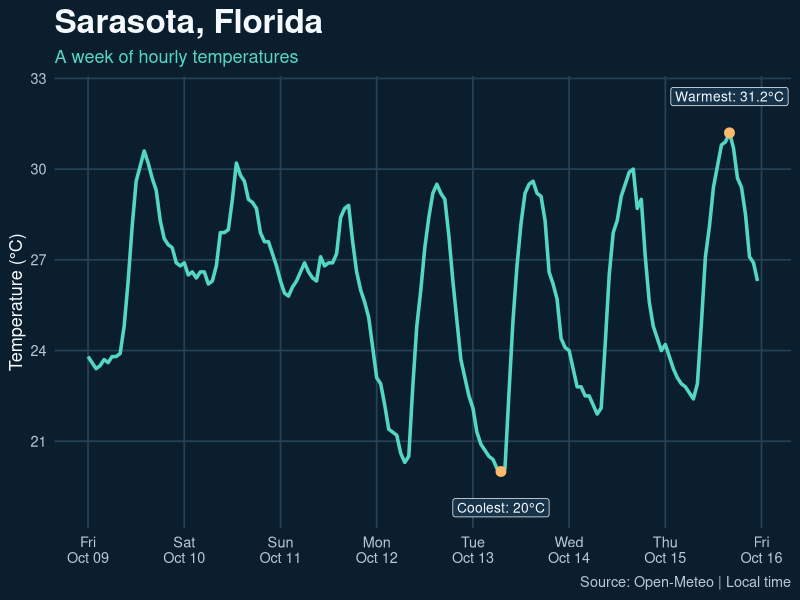

Generate this figure with R:
library(ggplot2)

weather <- read.csv("sarasota_hourly_weather.csv")
weather$time <- as.POSIXct(
  weather$time,
  format = "%Y-%m-%dT%H:%M",
  tz = "America/New_York"
)

extremes <- weather[c(which.min(weather$temperature_2m), which.max(weather$temperature_2m)), ]
extremes$label <- c("Coolest", "Warmest")

weather_plot <- ggplot(weather, aes(x = time, y = temperature_2m)) +
  geom_line(color = "#54D6C5", linewidth = 1.2) +
  geom_point(
    data = extremes,
    color = "#FFB86C",
    size = 3
  ) +
  geom_label(
    data = extremes,
    aes(label = paste0(label, ": ", temperature_2m, "°C")),
    nudge_y = c(-1.2, 1.2),
    fill = "#17334A",
    color = "#F4FAFF",
    linewidth = 0,
    size = 3.5
  ) +
  scale_x_datetime(date_labels = "%a\n%b %d", date_breaks = "1 day") +
  labs(
    title = "Sarasota, Florida",
    subtitle = "A week of hourly temperatures",
    x = NULL,
    y = "Temperature (°C)",
    caption = "Source: Open-Meteo | Local time"
  ) +
  theme_minimal(base_size = 13) +
  theme(
    plot.background = element_rect(fill = "#0B1E2D", color = NA),
    panel.background = element_rect(fill = "#0B1E2D", color = NA),
    panel.grid.major = element_line(color = "#254158"),
    panel.grid.minor = element_blank(),
    text = element_text(color = "#F4FAFF"),
    axis.text = element_text(color = "#B7C9D8"),
    plot.title = element_text(size = 24, face = "bold"),
    plot.subtitle = element_text(color = "#54D6C5"),
    plot.caption = element_text(color = "#B7C9D8")
  )

ggsave(
  "sarasota-weather.png",
  plot = weather_plot,
  width = 10,
  height = 6,
  dpi = 160,
  bg = "#0B1E2D"
)
